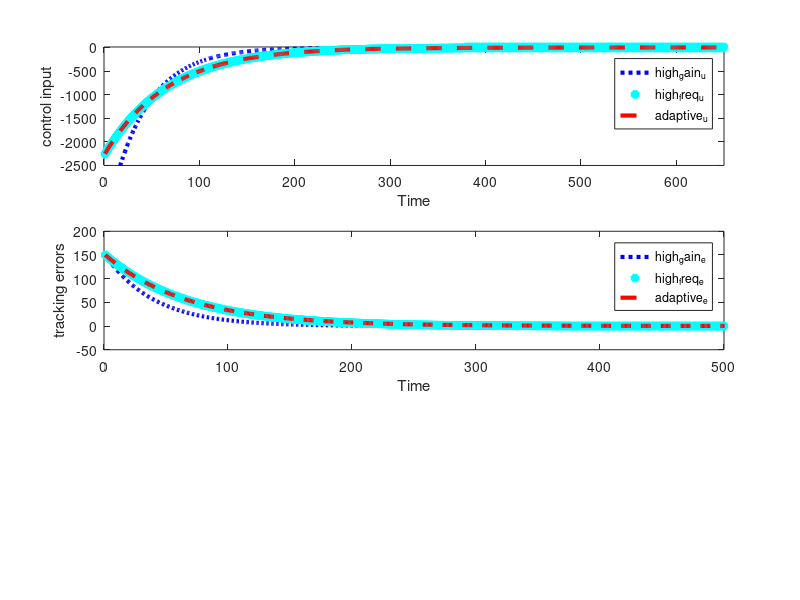
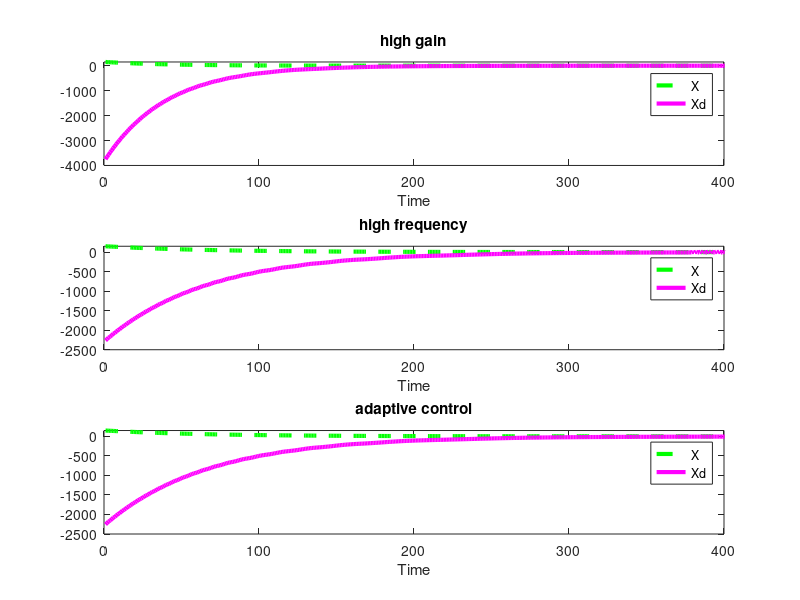

These charts were generated, in order, by the following MATLAB code:
%the dynamic xdot = (a^2)*sin(x)+b*cos(x)+u
%ground truth a = 1, b = 2

%the simulate time is 
t = [1:1:10000];
dt = 0.001;
% control gain k1,k2,and k is using for adaptive
k1=15;
k2=10;
k=k1;
%ground truth a
a = 2;
b = 2;
%initial condiction x(0);
x=150;
%vector that using plot
record_xdot=zeros(length(t),1);
record_u=zeros(length(t),1);
%record_e=zeros(length(t),1);
record_x=zeros(length(t),1);
%the update term
state_before=0;
state_update=0;
theta_before=0;
theta_update=0;

%high gain
for i =1:length(t)
    u=-k1*x-k2*x;
    record_u(i)=u;
    xdot=(a^2)*sin(x)+b*cos(x)+u;
    record_xdot(i)=xdot;
    record_u(i)=u;
    record_x(i)=x;
    state_before=x;
    state_update=state_before+xdot*dt;
    x=state_update;    
end
%plot 1
figure;
subplot(3,1,1);
plot(t,record_u,':b','LineWidth',3);
xlabel('Time');
ylabel('control input');
%xlim([0 100]);
%ylim([-500 150]);
hold on;
subplot(3,1,2);
plot(t,record_x,':b','LineWidth',3);
xlabel('Time');
ylabel('tracking errors');
%xlim([0 100]);
%ylim([-500 150]);
hold on;
%plot 2
figure;
subplot(3,1,1);
plot(t,record_x,'--g','LineWidth',3);
hold on;
plot(t,record_xdot,'-m','LineWidth',3);
title("high gain");
xlabel('Time');
xlim([0 400]);
ylim([-4000 150]);
legend('X',"Xd");
hold off;

%High frequency control
x = 150;
record_xdot=zeros(size(record_xdot));
record_u=zeros(size(record_u));
record_x=zeros(size(record_x));
state_before = 0;
state_update = 0;
for i =1:length(t)
    u=-k1*x-k2*sign(x);
    xdot=(a^2)*sin(x)+b*cos(x)+u;
    record_xdot(i)=xdot;
    record_u(i)=u;
    record_x(i)=x;
    state_before=x;
    state_update=state_before+xdot*dt;
    x=state_update;    
end
%plot 1
figure(1);
subplot(3,1,1);
plot(t,record_u,'*c','LineWidth',3);
xlabel('Time');
ylabel('control input');
%xlim([0 100]);
%ylim([-500 150]);
hold on;
subplot(3,1,2);
plot(t,record_x,'*c','LineWidth',3);
xlabel('Time');
ylabel('tracking errors');
%xlim([0 100]);
%ylim([-500 150]);
hold on;

%plot 2
figure(2);
subplot(3,1,2);
plot(t,record_x,'--g','LineWidth',3);
hold on;
plot(t,record_xdot,'-m','LineWidth',3);
title("high frequency");
xlabel('Time');
xlim([0 400]);
ylim([-2500 150]);
legend('X',"Xd");
hold off;

%Adaptive control
x = 150;
record_xdot=zeros(size(record_xdot));
record_u=zeros(size(record_u));
record_x=zeros(size(record_x));
state_before=0;
state_update=0;
theta_before=0;
theta_update=0;
apha_before=0;
apha_update=0;
%defing theta_estimate assume the initial_condiction of theta_hat is 0;
theta_hat = 0;
apha_hat =0;
% let a^2 =theta
theta = a^2;
apha = b;
%design theta_hat_dot as x*sin(x)
for i =1:length(t)
    u=-theta_hat*sin(x)-apha_hat*cos(x)-k1*x;
    xdot=(theta)*sin(x)+apha_hat*cos(x)+u;
    record_xdot(i)=xdot;
    record_u(i)=u;
    record_x(i)=x;
    %renew x
    state_before=x;
    state_update=state_before+xdot*dt;
    x=state_update;
    
    % renew theta_hat
    theta_before = theta_hat;
    theta_update = theta_before + x*sin(x)*dt;
    theta_hat = theta_update;
    % renew apha_hat
    apha_before = apha_hat;
    apha_update = apha_before + x*cos(x)*dt;
    apha_hat = apha_update;
    
    
end
%plot 1
figure(1);
subplot(3,1,1);
plot(t,record_u,'--r','LineWidth',3);
xlabel('Time');
ylabel('control input');
legend("high_gain_u","high_freq_u","adaptive_u");
xlim([0 650]);
ylim([-2500 10]);
hold off;
subplot(3,1,2);
plot(t,record_x,'--r','LineWidth',3);
xlabel('Time');
ylabel('tracking errors');
xlim([0 500]);
ylim([-50 200]);
legend("high_gain_e","high_freq_e","adaptive_e");
hold off;

%plot 2
figure(2);
subplot(3,1,3);
plot(t,record_x,'--g','LineWidth',3);
hold on;
plot(t,record_xdot,'-m','LineWidth',3);
title("adaptive control");
xlabel('Time');
xlim([0 400]);
ylim([-2500 150]);
legend('X',"Xd");
hold off;

